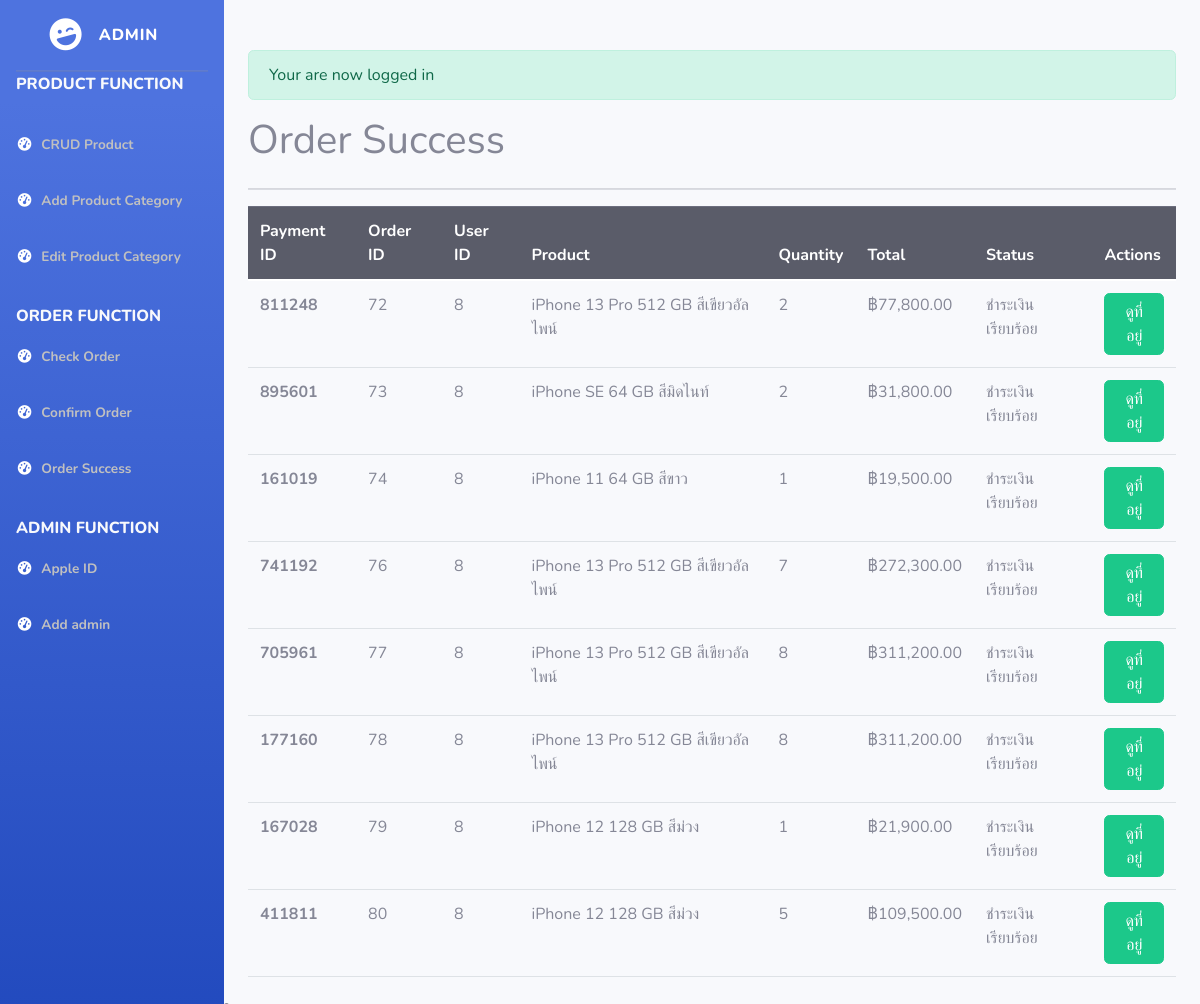
The page /admin/success.php (signed in) on the database as committed earlier.
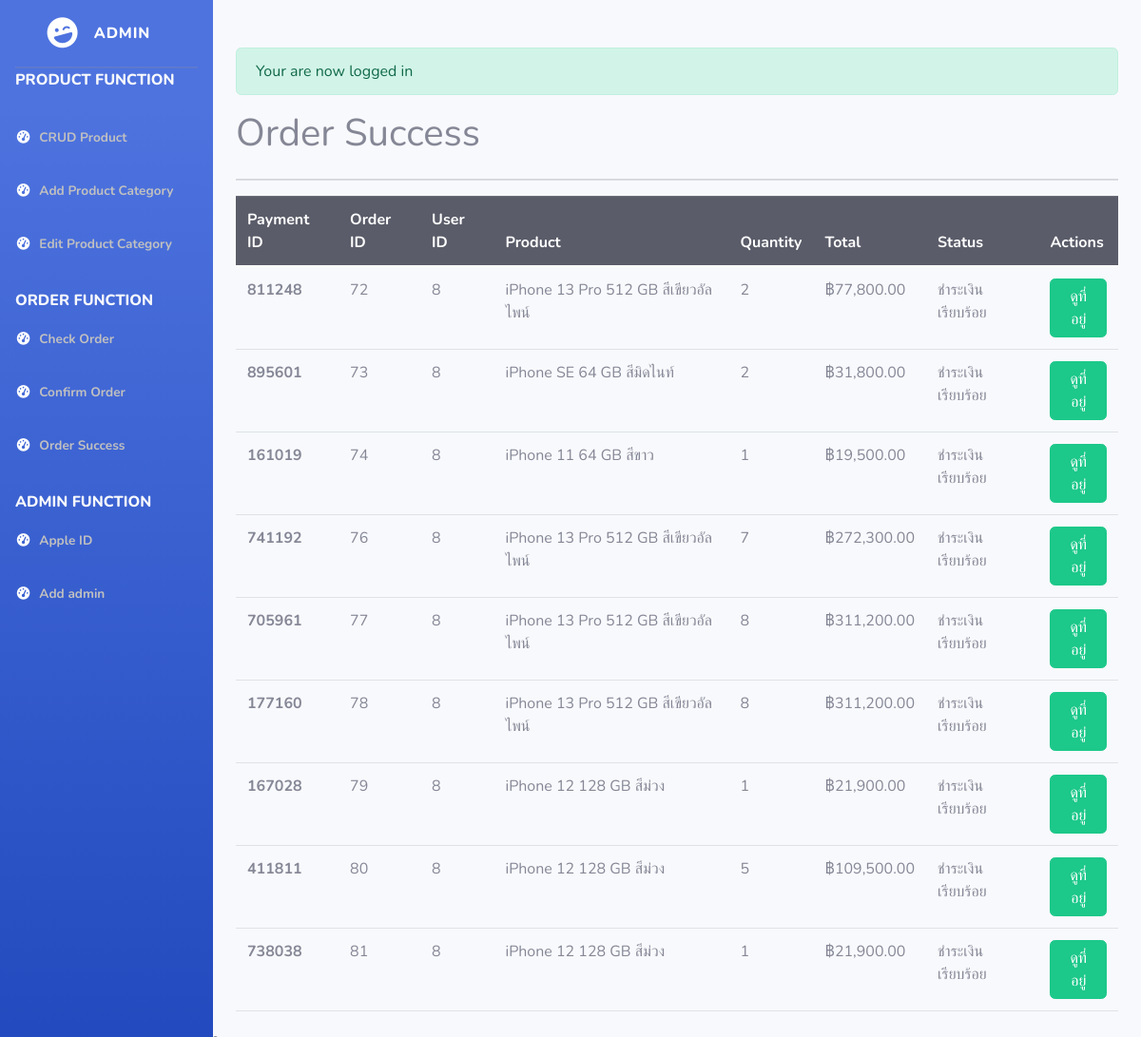
The same page on the database as committed later.
### tables this page shows
CREATE TABLE `order_detail` (
  `id` int(11) NOT NULL,
  `order_id` int(11) NOT NULL,
  `user_id` int(11) NOT NULL,
  `payment_id` int(11) NOT NULL,
  `total` float NOT NULL
);

CREATE TABLE `order_item` (
  `order_id` int(11) NOT NULL,
  `cart_id` int(11) NOT NULL,
  `quantity` int(11) NOT NULL
);

CREATE TABLE `cart_item` (
  `cart_id` int(11) NOT NULL,
  `user_id` int(11) NOT NULL,
  `product_id` int(11) NOT NULL,
  `date` datetime NOT NULL,
  `quantity` int(11) NOT NULL
);

CREATE TABLE `product` (
  `product_id` int(11) NOT NULL,
  `name` varchar(100) NOT NULL,
  `rom` int(11) NOT NULL,
  `descrip` varchar(255) NOT NULL,
  `quantity` int(11) NOT NULL,
  `category_id` int(11) NOT NULL,
  `price` float(15,2) NOT NULL,
  `img` varchar(255) NOT NULL
);

CREATE TABLE `payment_details` (
  `payment_id` int(11) NOT NULL,
  `order_id` int(11) NOT NULL,
  `status` varchar(255) NOT NULL,
  `provider` varchar(100) NOT NULL,
  `img` varchar(255) NOT NULL
);

### admin/success.php (the view, shortened to what the changed rows need)
<?php
require_once "config/db.php";
?>
<!DOCTYPE html>
<html lang="en">
<head>
    <link href="vendor/fontawesome-free/css/all.min.css" rel="stylesheet" type="text/css">
    <link rel="stylesheet" href="http://127.0.0.1/Mini_Project_G4/bootstrap-5.0.2-dist/css/bootstrap.min.css">
    <link rel="stylesheet" href="http://127.0.0.1/Mini_Project_G4/bootstrap-5.0.2-dist/js/bootstrap.js">
    <link href="sb-admin-2.min.css" rel="stylesheet">
</head>
<body>
    <div id="wrapper">
        <div id="content-wrapper" class="d-flex flex-column">
            <div id="content" style="padding-top:50px;">
                <div class="container-fluid">
                    <div class="container-md-auto">
                        <div class="row">
                            <div class="col-md-6">
                                <h1>Order Success </h1>
                            </div>
                        </div>
                        <table class="table">
                        <thead class="thead-dark">
                                <tr>
                                    <th scope="col">Payment ID </th>
                                    <th scope="col">Order ID</th>
                                    <th scope="col">User ID</th>
                                    <th scope="col">Product</th>
                                    <th scope="col">Quantity</th>
                                    <th scope="col">Total</th>
                                    <th scope="col">Status</th>
                                    <th scope="col">Actions</th>
                                </tr>
                            </thead>
                            <tbody>
                                <?php
                                $status = "ชำระเงินเรียบร้อย";
                                $stmt = $conn->query("SELECT product.`rom`,product.`descrip`,order_detail.`id`,order_detail.`order_id`,order_detail.`user_id`,order_detail.`payment_id`,order_detail.`total`,order_item.`order_id`,order_item.`cart_id`,order_item.`quantity`,cart_item.`cart_id`,cart_item.`user_id`,cart_item.`product_id`,cart_item.`quantity`,product.`name` ,payment_details.status
                                FROM order_detail
                                JOIN order_item
                                ON order_detail.`order_id` = order_item.`order_id`
                                JOIN cart_item
                                ON order_item.`cart_id` = cart_item.`cart_id`
                                JOIN product
                                ON cart_item.`product_id` = product.`product_id`
                                JOIN payment_details
                                ON order_detail.`payment_id` = payment_details.`payment_id` AND status = '$status' ");
                                $stmt->execute();
                                $orders = $stmt->fetchAll();
                                if (!$orders) {
                                    echo "<p><td colspan='6' class='text-center'>No data available</td></p>";
                                } else {
                                    foreach ($orders as $order) {
                                ?>
                                        <tr>
                                            <th scope="row"><?php echo $order['payment_id']; ?></th>
                                            <td><?php echo $order['order_id']; ?></td>
                                            <td><?php echo $order['user_id']; ?></td>
                                            <td><?php echo $order['name']." ";
                                             if($order['rom'] == 1024){
                                                echo "1 TB"." ".$order['descrip'];
                                             }else echo $order['rom']." "."GB"." ".$order['descrip']; ?></td>
                                            <td><?php echo $order['quantity']; ?></td>
                                            <td><?php echo "฿" . number_format($order['total'], 2); ?> </td>
                                            <td><?php echo $order['status']; ?></td>
                                            <td>
                                                <form action="showaddress.php" method="POST">
                                                <button type="submit" value="<?php echo $order['user_id']; ?>" name='userid'class="btn btn-success" data-bs-toggle="modal" data-bs-target="#addressModal" data-bs-whatever="@mdo">ดูที่อยู่</button>
                                                </form>
                                            </td>
                                        </tr>
                        <?php }  } ?>
                            </tbody>
                        </table>
                    </div>
                </div>
            </div>
</body>
</html>

Rows that differ between the two databases and show on the page:
added order_detail: payment "738038", order.order_id "81", cart_item.user_id "8", product.name "iPhone 12", product.rom "128", product.descrip "สีม่วง", cart_item.quantity "1", total "21,900.00", payment.status "ชำระเงินเรียบร้อย"
